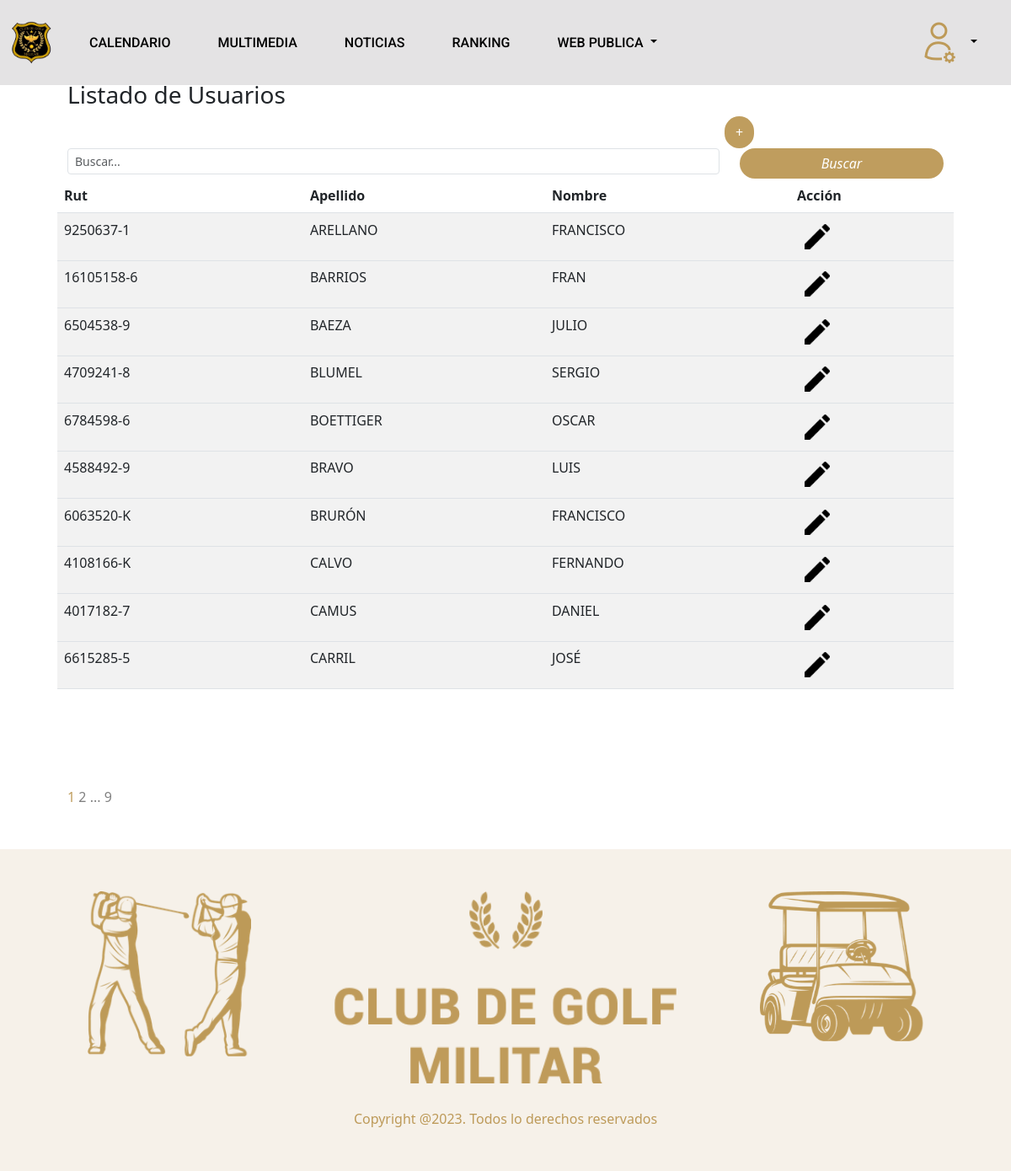
/listarUsuarios (signed in), run on an earlier commit of the app's database.
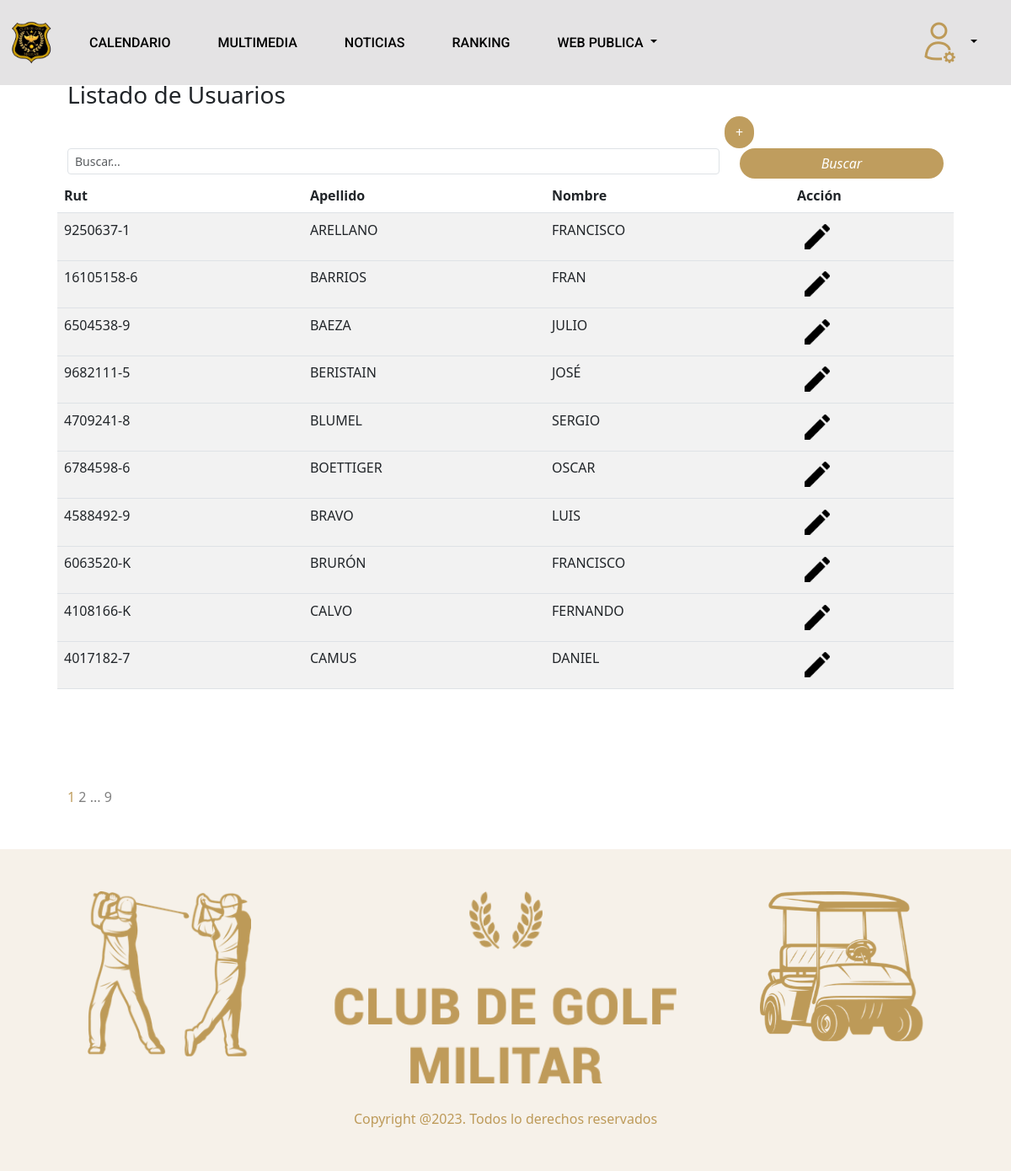
And on a later commit of the database.
### usuarios/models.py (models this page shows, shortened)
class Usuario(AbstractBaseUser):
    email                   = models.EmailField(verbose_name="email", max_length=255, unique=False, null=True)
    is_active               = models.BooleanField(default= True)  # para ingresar al login
    is_admin                = models.BooleanField(default= False) # para ingresar al admin
    rut                     = models.CharField(max_length=12,  unique=True, verbose_name="Rut")
    primer_nombre           = models.CharField(max_length=200, blank=True, null=False, verbose_name="Primer nombre")
    segundo_nombre          = models.CharField(max_length=200, blank=True, null=True, verbose_name="Segundo nombre")
    apellido_paterno        = models.CharField(max_length=200, blank=True, null=False, verbose_name="Apellido paterno")
    apellido_materno        = models.CharField(max_length=200, blank=True, null=False, verbose_name="Apellido materno")
    fecha_nacimiento        = models.DateField(blank=True, null=True, verbose_name="Fecha de nacimiento")
    telefono                = models.CharField(max_length=200,blank=True, null=True, verbose_name="Celular")
    sexo                    = models.CharField(max_length=1, choices=sexos, default="M", verbose_name="Genero")
    eCivil                  = models.CharField(max_length=30, choices=civil, default="NI", verbose_name="Estado Civil")
    perfil                  = models.CharField(max_length=20, choices=perfil, default="S") # ej. socio,invitado, capitan, tesorero...
    estado                  = models.CharField(max_length=20, choices=estado, default="A")  # en que estado se encuentra la cuenta ej. activa, inactiva, suspendida
    categoria               = models.CharField(max_length=20, choices=categoria, default="NI")  # en que estado se encuentra la cuenta ej. activa, inactiva, suspendida
    situacionEspecial       = models.BooleanField(default=False, verbose_name="Situación Especial")
    fundador                = models.BooleanField(default=False, verbose_name="Fundador")
    institucion             = models.CharField(max_length=20, choices=instituciones, default="NI",blank=True)  # en que estado se encuentra la cuenta ej. activa, inactiva, suspendida
    grado                   = models.CharField(max_length=5, choices=grados, default="NI", blank=True)  # en que estado se encuentra la cuenta ej. activa, inactiva, suspendida
    condicion               = models.CharField(max_length=20, choices=condicion, default="NI", blank=True)  # en que estado se encuentra la cuenta ej. activa, inactiva, suspendida
    profesion               = models.CharField(max_length=200, blank=True, null=True, verbose_name="Profesión")
    fecha_incorporacion     = models.DateField(blank=True, null=True, default=datetime.date.today, verbose_name="Fecha de incorporacion")
    direccion       = models.CharField(max_length=200, blank=True, null= True, verbose_name="Direccion")
    region          = models.CharField(max_length=50,choices= regiones, blank=True, default= ' ', verbose_name="Region")
    tiempoGracia    = models.IntegerField(default=30, verbose_name="Tiempo Gracia")
    objects = MyUserManager()
    USERNAME_FIELD = "rut"
    REQUIRED_FIELDS = ["email",'apellido_paterno','primer_nombre']

### secretario/views.py (the view)
# urls.py: path('listarUsuarios', listarUsuarios.as_view(), name= 'listarUsuarios'),
class listarUsuarios(SecretarioMixin, View):
    model = Usuario
    form_class = FormularioUsuariosView
    template_name = "secretario/views/listarUsuarios.html"
    def get_queryset(self):
        buscar = self.request.GET.get('buscar')
        print(f'listar usuarios buscar: {buscar}')
        if buscar:
            if buscar.upper() in ['TODO', 'TODOS', '*']:
                    lUsuarios = self.model.objects.order_by('apellido_paterno')
            else:
                lUsuarios = self.model.objects.filter(
                    Q(rut__icontains=buscar) |
                    Q(apellido_paterno__icontains=buscar) |
                    Q(primer_nombre__icontains=buscar)
                ).distinct()
        else:
            lUsuarios = self.model.objects.order_by('apellido_paterno')
        paginator = Paginator(lUsuarios,10)
        page = self.request.GET.get('page')
        lUsuarios = paginator.get_page(page)
        return lUsuarios
    def get_context_data(self,**kwargs):
        contexto = {}
        contexto['title']       = 'Usuarios'
        contexto['nameWeb']     =  'Usuarios'
        contexto['subtitle']    =  'Listado de Usuarios'
        contexto['msmEmpty']    =  'No hay resultados'
        contexto['form']      = self.form_class
        contexto['datos']     = self.get_queryset()
        contexto['rol'] = self.request.user.perfil
        if contexto['datos'].paginator.num_pages > 1 and contexto['datos'].number != contexto['datos'].paginator.num_pages : # tiene un next
            if contexto['datos'].paginator.num_pages - contexto['datos'].next_page_number() > 1:
                contexto['up'] = True
            else:
                contexto['up'] = False
        if contexto['datos'].paginator.num_pages > 2 and contexto['datos'].number != 1 : # hay un previo
            if contexto['datos'].previous_page_number()  - 1 > 1:
                contexto['down'] = True
            else:
                contexto['down'] = False
        elClubMenu = ElClub.objects.order_by('order')
        contexto['elClub'] = list(elClubMenu.values('archivo', 'titulo'))
        return contexto
    def get(self,request,*args,**kwargs):
        return render(request,self.template_name,self.get_context_data())

### socios/mixins.py (called while the page is built)
    def dispatch(self, request, *args, **kwargs):
        if request.user.perfil == "SECR" or request.user.perfil == "SUPER" :
            return super().dispatch(request, *args, **kwargs)
        else:
            return redirect('login')

### secretario/templates/secretario/views/listarUsuarios.html (shortened to what this page needs)
{% extends "web/root/origin.html" %}
{% load static %}
{% static "" as baseUrl %}
{% block header %}
      {% include "socio/header/header_socios.html" %}
{% endblock %}
{% block body %}
  {%if datos%}
  <div class="container marketing" id="links">
      <div class="row table-responsive" >
          <h2>{{ title}}</h2>
          <h3>{{ subtitle}}</h3>
            <div class="d-flex justify-content-end">
              <div class="col-lg-3 context">
                 <a href="{%url 'usuarioCreate'%}" class="btn btn-circle">+</a>
              </div>
           </div>
          <form method="get" >
            <div class="row m-b-sm m-t-sm">
                    <div class="col-md-9">
                         <div class="input-group">
                             <input type="text"  class="form-control-sm form-control" placeholder="Buscar..." name="buscar" dato = "{{ request.GET.buscar }}">
                        </div>
                   </div>
                    <div class="col-md-3">
                        <div style="text-align: right">
                           <span class="input-group-btn">
                               <button type="submit" class="btn btn-primary"><i>Buscar</i></button>
                           </span>
                        </div>
                    </div>
            </div>
         </form>
          <table class="table table-striped ">
            <thead>
              <tr>
                <th scope="col">Rut</th>
                <th scope="col">Apellido</th>
                <th scope="col">Nombre</th>
                <th scope="col">Acción</th>
              </tr>
            </thead>
            <tbody>
            {% for t in datos %}
              <tr>
                <td>{{ t.rut  | upper   }}</td>
                <td>{{ t.apellido_paterno  | upper   }}</td>
                <td>{{ t.primer_nombre | upper  }}</td>
                <td>
                  <a type="button" onclick="setId('{{ t.id }}','{% url 'usuarioUpdate'%}','usuarioId' )" class="btn btn-white btn-sm"> <img src="{% static 'web/assets/logos/edit.png' %} " style="padding: 0px !important; width: 30px!important;"></a>
                </td>
              <tr>
             {% endfor%}
            </tbody>
          </table>
       </div>
      </div>
  {%endif%}
  <div class="container marketing">
    <div class="row">
      <div class="col align-self-end">
        {% if datos %}
        <nav class="navigation pagination" role="navigation">
              <div class="nav-links">
                <span class="page-numbers current">
                    {{ datos.number }}
                </span>
               {% if datos.has_next %}
                <a class="next page-numbers" href="?page={{ datos.next_page_number }}{% if request.GET.buscar %}&buscar={{ request.GET.buscar}}{% endif %}">
                    {{ datos.next_page_number }}
                </a>
                {% if  up  %}
                  <a class="page-numbers disable" >
                    ...
                </a>
                {% endif %}
                {% if datos.next_page_number != datos.paginator.num_pages %}
                <a class="prev page-numbers" href="?page={{ datos.paginator.num_pages  }}{% if request.GET.buscar %}&buscar={{ request.GET.buscar}}{% endif %}">
                  {{ datos.paginator.num_pages  }}
                 </a>
                {% endif %}
                {% endif %}
            </div>
        </nav>
        {% endif %}
      </div>
    </div>
  </div>
{% endblock %}

### web/templates/web/root/origin.html (shortened to what this page needs)
<!DOCTYPE html>
{% load static %} {% static "" as baseUrl %}
<html lang="en" data-bs-theme="auto">
  <head>
    <link href="{% static 'web/css/bootstrap.min.css' %}" rel="stylesheet" />
    <link rel="stylesheet" href="https://cdn.jsdelivr.net/npm/bootstrap-icons@1.11.3/font/bootstrap-icons.min.css">
    <link href="{% static 'web/css/style.css' %}" rel="stylesheet" />
    <link href="{% static 'web/css/carousel.css' %}" rel="stylesheet" />
    <link href="{% static 'web/css/sticky-footer-navbar.css' %}" rel="stylesheet" />
    <link href="{% static 'web/css/links.css' %}"rel="stylesheet" />
    <link href="{% static 'web/css/cuota.css' %}"rel="stylesheet" />
  </head>
  <body class={{ loginClass }}>
    {% block header %}{% endblock %}
    <main>
      {% block body %}
      {% endblock %}
      {% block footer %}
        {% include "web/footer/footer.html" %}
      {% endblock %}
    </main>
  </body>
</html>

### socios/templates/socio/header/header_socios.html (shortened to what this page needs)
{% load static %} {% static "" as baseUrl %}
<header data-bs-theme="">
  <nav
    class="navbar navbar-expand-md navbar-light fixed-top bg-dark"
    style="background-color: #e3f2fd"
  >
    <div class="container-fluid">
      <a class="navbar-brand"  href="#" style="pointer-events: none; cursor: default; text-decoration: none;"
        ><img src="{% static '/web/assets/logos/logo.png' %}"
      width="50px"/></a>
      <div
        class="collapse navbar-collapse justify-content-end"
        id="navbarCollapse"
      >
        <ul class="navbar-nav me-auto mb-2 mb-md-0">
          <li class="nav-item">
            <a class="nav-link" href="{% url 'torneos'%}">CALENDARIO</a>
          </li>
          <li class="nav-item">
            <a class="nav-link" href="{% url 'multimedias'%} ">MULTIMEDIA</a>
          </li>
          <li class="nav-item">
            <a class="nav-link" href="{% url 'noticias'%} ">NOTICIAS</a>
          </li>
          <li class="nav-item">
            <a class="nav-link" href="{% url 'ranking'%}">RANKING</a>
          </li>
          <li class="nav-item dropdown">
            <button
              class="btn dropdown-toggle nav-link active"
              data-bs-toggle="dropdown"
              aria-expanded="false"
            >
              WEB PUBLICA
            </button>
          </li>
        </ul>
      </div>
       <ul class="navbar-nav me-auto mb-2 mb-md-0">
        <li class="nav-item dropdown">
            <button
              class="btn dropdown-toggle nav-link active"
              data-bs-toggle="dropdown"
              aria-expanded="false"
            >
              {% if rol == 'SUPER' %}
              <img src="{% static '/web/assets/logos/iconAdmin.png' %}" style="padding: 10px;">
              {% endif %}
            </button>
          </li>
       </ul>
    </div>
  </nav>
</header>

### web/templates/web/footer/footer.html
{% load static %} {% static "" as baseUrl %}
<footer class="footer">
  <div
    class="container text-center d-flex align-content-center flex-wrap containerFooter"
  >
    <div class="row">
      <div class="col-md-3 col-sm-12 d-none d-sm-block">
        <div class="text-center">
          <img
            src="{% static 'web/assets/footer/tiro.png' %}"
            width="80%"
            class="rounded"
            alt="..."
          />
        </div>
      </div>
      <div class="col-md-6 col-sm-12">
        <div class="text-center">
          <img
            src="{% static 'web/assets/footer/footerLogo.png' %}"
            width="80%"
            class="rounded"
            alt="..."
          />
        </div>
      </div>
      <div class="col-md-3 col-sm-12 d-none d-sm-block">
        <div class="text-center">
          <img
            src="{% static 'web/assets/footer/carro.png' %}"
            width="80%"
            class="rounded"
            alt="..."
          />
        </div>
      </div>
      <div class="col-12 footerText">
        <span class="text-center">
          Copyright @2023. Todos lo derechos reservados
        </span>
      </div>
    </div>
  </div>
</footer>

### web/static/web/css/style.css (style rules this page uses)
span { color: #BF9D5E; text-decoration: none !important; }
a.next.page-numbers, a.prev.page-numbers, a.page-numbers.disable { color: gray; text-decoration: none !important; }
a { text-decoration: none !important; }

### web/static/web/css/carousel.css (style rules this page uses)
body { padding-top: 0px; color: rgb(var(--bs-tertiary-color-rgb)); background-color: #ffffff; }

### web/static/web/css/sticky-footer-navbar.css (style rules this page uses)
.footer { height: auto; }
.footer { background-color: #F6F1E9; }
.footer span { color: #BD9A59; }
.container.text-center { height: 100%; }
.container ,.containerFooter { padding: 50px; }
.footerText { padding-top: 30px; }

### web/static/web/css/links.css (style rules this page uses)
.marketing img { padding: 30px; }
.bg-dark { background-color: #E4E3E4 !important; }
.nav-link, .navbar-nav .nav-link.active, .navbar-nav .nav-link.show { color: black !important; font-family: 'Roboto'; font-weight: 500; font-style: normal; margin-left: 20px; margin-right: 20px; background: transparent!important; }
.btn-primary ,.btn-secondary, .btn-success, .btn-info, .btn-danger, .btn-warning { color: white; border: none; border-radius: 50px; width: 100%; }
.btn-circle { color: white; background: #BF9D5E; border-radius: 100px; }
.btn-primary { background: #BF9D5E; }
.btn-check:checked+.btn, .btn.active, .btn.show, .btn:first-child:active, :not(.btn-check)+.btn:active { background-color: #198754!important; color:white!important; border: none; }

What changed in the data, as far as the page shows it:
no longer on this page (row edited): Usuario: rut "6615285-5", apellido_paterno "CARRIL", primer_nombre "JOSÉ"
added Usuario: rut "9682111-5", apellido_paterno "BERISTAIN", primer_nombre "JOSÉ"
